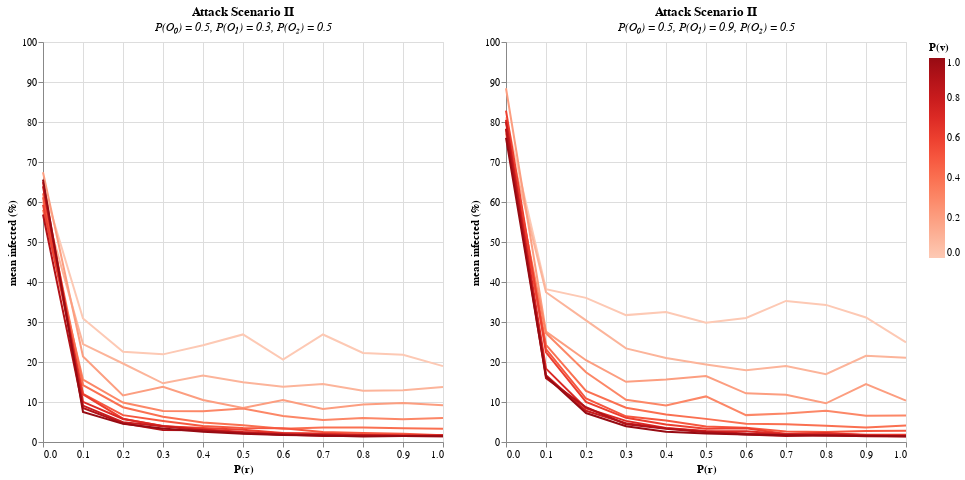

Notebook cell for this chart:
### Code cell
import altair as alt
import pandas as pd

alt.data_transformers.disable_max_rows()

# Read .csv file with prepared simulation results
df = pd.read_csv("filtered_df.csv")

dfa = df[
        (df["prob_share_disinfo"] == 0.3) &
        (df["prob_share_indifferent"] == 0.5) &
        (df["prob_share_facts"] == 0.5)
    ]

dfb = df[
        (df["prob_share_disinfo"] == 0.9) &
        (df["prob_share_indifferent"] == 0.5) &
        (df["prob_share_facts"] == 0.5)
    ]

# Create base chart
a = alt.Chart(dfa).mark_line().encode(
                x=alt.X('prob_prebunk', title='P(r)'),
                y=alt.Y('i', title='mean infected (%)', scale=alt.Scale(domain=[0, 100])),
                color=alt.Color('prob_immune', title='P(v)', scale=alt.Scale(scheme='reds'))
).properties(width=400, height=400,
        title=alt.TitleParams(
            text=f'Attack Scenario II',
            subtitle=f'P(O₀) = {0.5}, P(O₁) = {0.3}, P(O₂) = {0.5}',
            subtitleFontStyle='italic'
        ))

b = alt.Chart(dfb).mark_line().encode(
                x=alt.X('prob_prebunk', title='P(r)'),
                y=alt.Y('i', title='mean infected (%)', scale=alt.Scale(domain=[0, 100])),
                color=alt.Color('prob_immune', title='P(v)', scale=alt.Scale(scheme='reds'))
).properties(width=400, height=400,
        title=alt.TitleParams(
            text=f'Attack Scenario II',
            subtitle=f'P(O₀) = {0.5}, P(O₁) = {0.9}, P(O₂) = {0.5}',
            subtitleFontStyle='italic'
        ))

a | b
